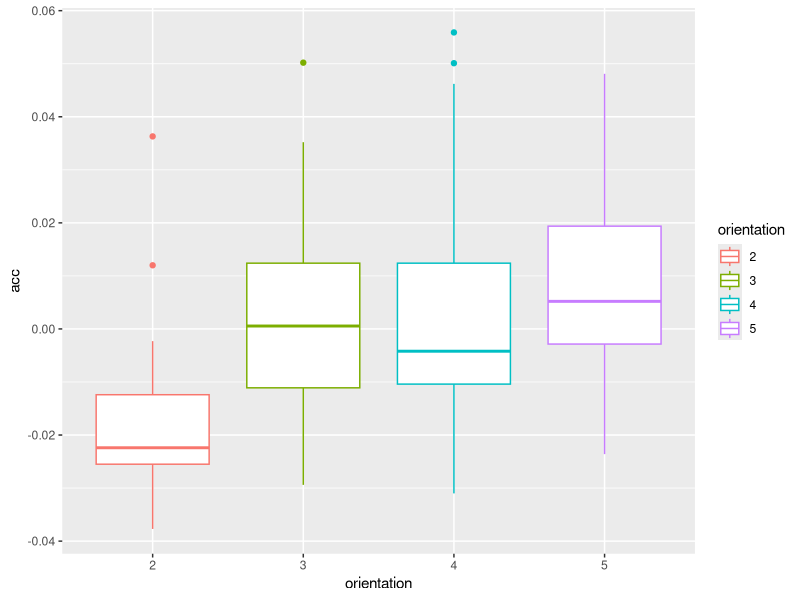
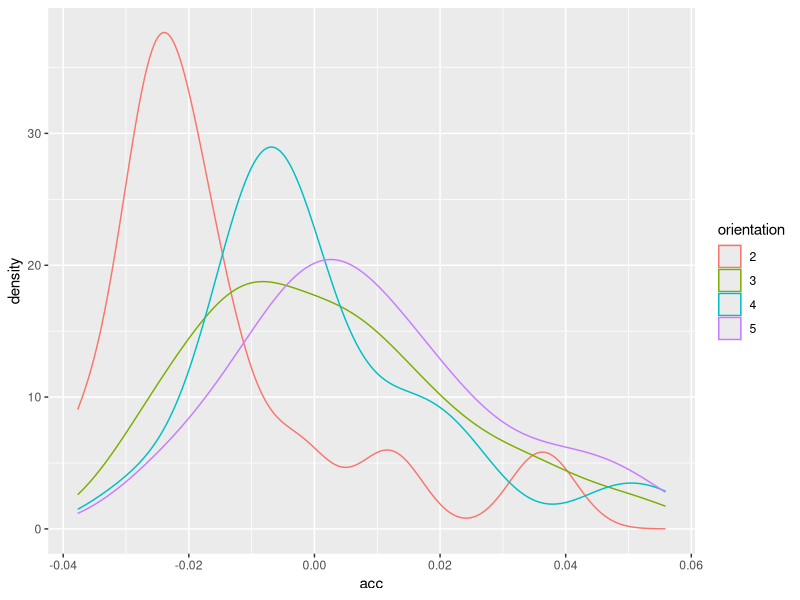
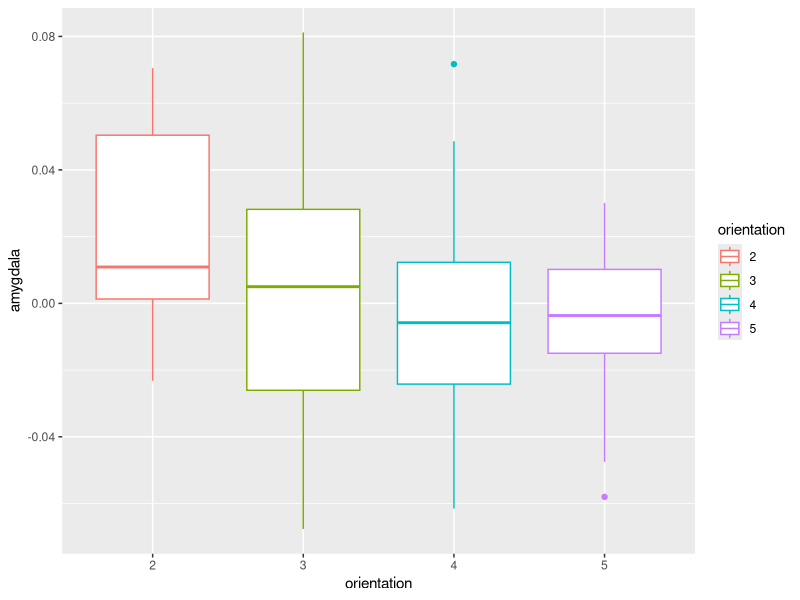
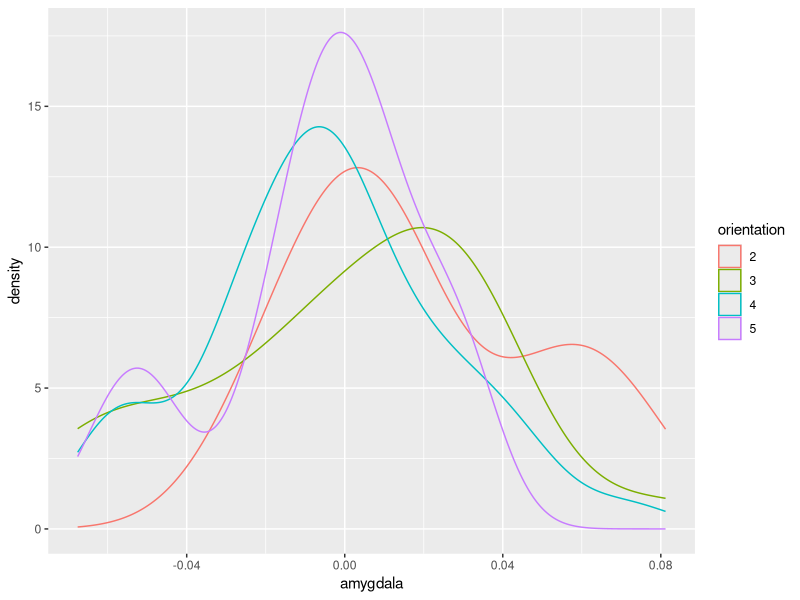
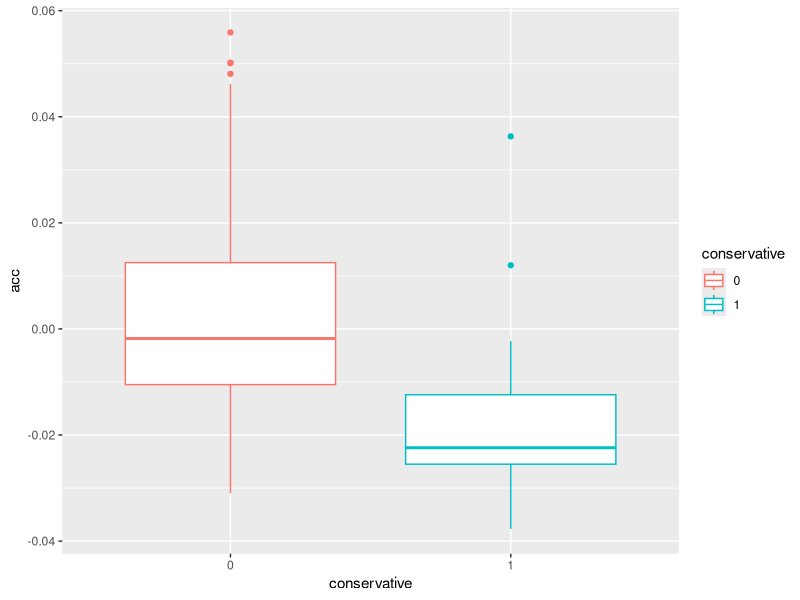
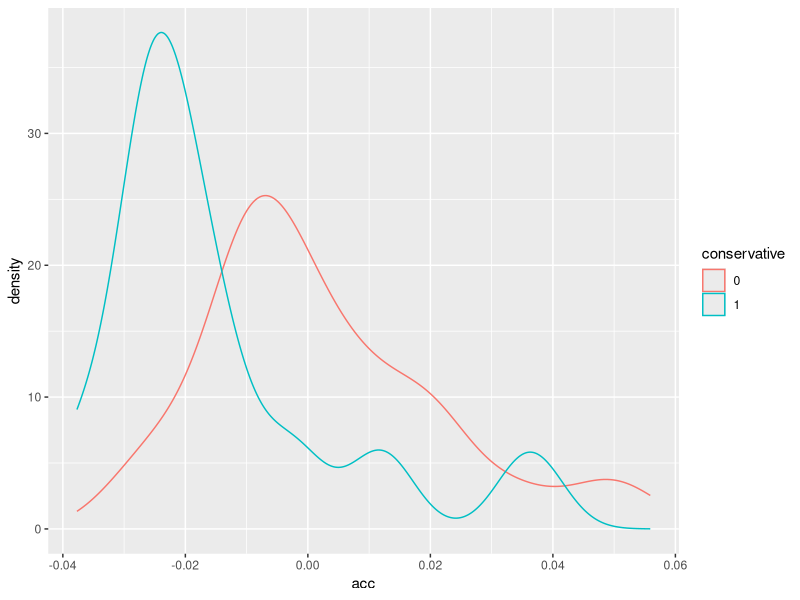
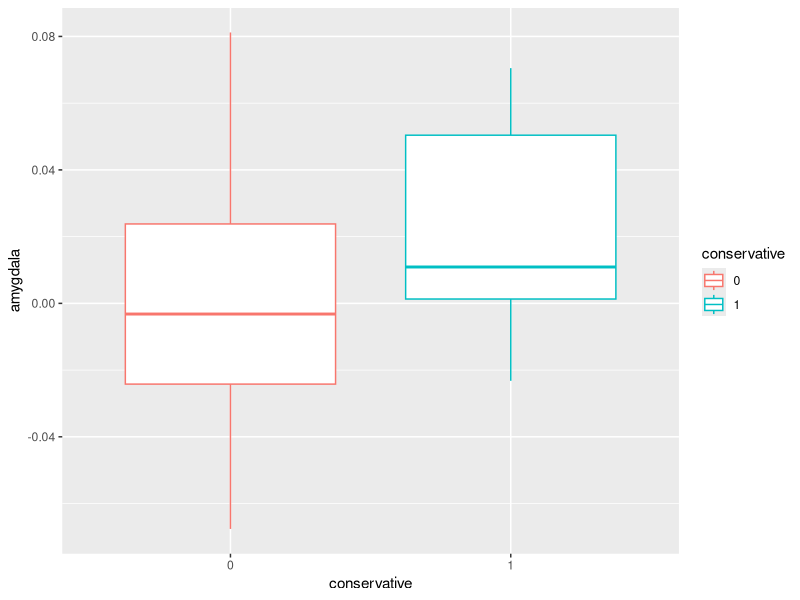
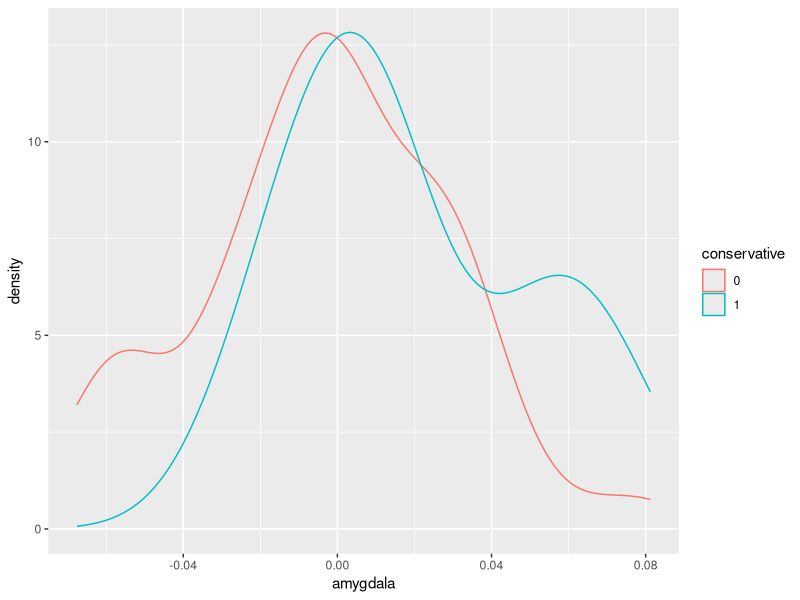

Write R code to recreate these figures, in order.
## ---- chunk 1
# General set-up for the report:
# Don't print out code
# Save results so that code blocks aren't re-run unless code
# changes (cache), _or_ a relevant earlier code block changed (autodep),
# don't clutter R output with messages or warnings (message, warning)
library(MASS) # Almost always need this one
library(knitr) # How else can you make nice tables?
library(ggplot2)
library(tidyverse)

# prevent R using scientific notation because that has some weird conflict with LaTeX
options(scipen = 999, digits = 3)

# knitr settings to avoid clutter
opts_chunk$set(echo=FALSE, cache=TRUE, autodep=TRUE, 
               message=FALSE, warning=FALSE)
## ---- chunk 2
pol <- read.csv('data/n90_pol.csv')
## ---- chunk 3
conservative <- ifelse(pol$orientation <= 2,1,0)

# In sum is element wise check. If check gives TRUE, then person is labeled
# as conservative when orientation is less than or equal to 2. If check is
# FALSE, then this is not the case. If all values are true, the ! turns them
# all into FALSE, the sum of which should be zero.
sum(!((pol$orientation <= 2) == (conservative == 1)))

# put in dataframe as factors because of confusionMatrix() later on
pol$conservative <- as.factor(conservative)
pol$orientation <- as.factor(pol$orientation)
## ---- chunk 4

# Graph code should be fairly self explanatory.
ggplot(pol, aes(x = orientation, y = acc, color = orientation)) + geom_boxplot()

## ---- chunk 5
# Densities because the look nice to me.
ggplot(pol, aes(x = acc, color = orientation)) + geom_density()

## ---- chunk 6
ggplot(pol, aes(x = orientation, y = amygdala, color = orientation)) + geom_boxplot()

## ---- chunk 7
ggplot(pol, aes(x = amygdala, color = orientation)) + geom_density()

## ---- chunk 8
ggplot(pol, aes(x = conservative, y = acc, color = conservative)) + geom_boxplot()

## ---- chunk 9
ggplot(pol, aes(x = acc, color = conservative)) + geom_density()

## ---- chunk 10
ggplot(pol, aes(x = conservative, y = amygdala, color = conservative)) + geom_boxplot()

## ---- chunk 11
ggplot(pol, aes(x = amygdala, color = conservative)) + geom_density()

## ---- chunk 12
ggplot(pol, aes(x = acc, y = amygdala, color = conservative, shape = conservative)) + geom_point()
## ---- chunk 13
log.fit <- glm(conservative ~ I(acc*100) + I(amygdala*100), family = binomial, data = pol)

kable(round(summary(log.fit)$coefficients,3))

#save coefficients
co <- round(log.fit$coefficients,3)

## ---- chunk 14
pred.prob <- predict(log.fit, type = "response")

pred.con <- as.factor(ifelse(pred.prob >= 0.5, 1,0))

mis.no <- sum(pred.con != pol$conservative)
mis.rate <- mean(pred.con != pol$conservative)
## ---- chunk 15
library(caret)
library(e1071)

con.mat <- confusionMatrix(pred.con, pol$conservative, positive = "1")
con.mat
## ---- chunk 16

pred.con2 <- factor(rep(0, nrow(pol)), levels = c("0","1"))

#con.mat2 <- confusionMatrix(pred.2con, pol$conservative, positive = "1")
#con.mat2

mis.no2 <- sum(pred.con2 != pol$con)
mis.rate2 <- mean(pred.con2 != pol$con)


## ---- chunk 17

# Preallocate vectors
p <- seq(0.5, 0, -0.05) 
sens <- rep(NA, length(p))
spec <- rep(NA, length(p))
mis.rate <- rep(NA, length(p))

n <- nrow(pol)
for(i in 1:length(p)){
  
  # using cutoff who is predicted to be conservative
  pcon <- as.factor(ifelse(pred.prob >= p[i], 1,0))
  
  #store confusion matrix
  mat <- confusionMatrix(pcon, pol$conservative, positive = "1")$table
  
  #Get sens, spec, mis.rate
  sens[i] = mat[2,2]/sum(mat[,2]) # Extract TP and P
  spec[i] = mat[1,1]/sum(mat[,1]) # Extract TN and N
  mis.rate[i] = 1-sum(diag(mat))/n # 1 - sum of TP and TN over n
}

df <- data.frame(p, sens, spec, mis.rate)

names(df) <- c("Cutoff Probability", "Sensitivity", "Specificity", "Misclassification Rate")

kable(df)

ggplot(df, aes(x= 1-`Specificity`, y = `Sensitivity`)) + geom_line()
